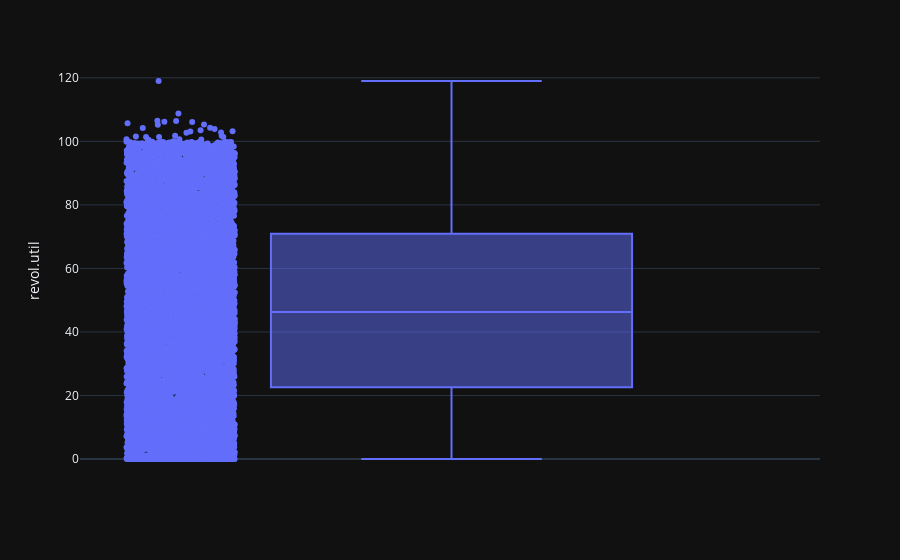

Source (notebook cell):
### Code cell
revolUtilFig = px.box(data2, y="revol.util", points="all")
revolUtilFig.show()

revilUtil = data2['revol.util']
revilUtil[revilUtil > 100] = 100
data2['revol.util'] = revilUtil

revolUtilFig2 = px.box(data2, y="revol.util", points="all")
revolUtilFig2.show()

### Figure 1 — Plotly figure (JSON) as saved in the notebook; plotly's stock layout.template omitted (floating-point values rounded to 4 significant figures; data arrays with more than 128 entries replaced by an {"elided": "..."} marker saying what was removed)
{"data": [{"alignmentgroup": "True", "boxpoints": "all", "hovertemplate": "revol.util=%{y}<extra></extra>", "legendgroup": "", "marker": {"color": "#636efa"}, "name": "", "notched": false, "offsetgroup": "", "orientation": "v", "showlegend": false, "x0": " ", "xaxis": "x", "y": {"elided": "9578 float values"}, "y0": " ", "yaxis": "y", "type": "box"}], "layout": {"xaxis": {"anchor": "y", "domain": [0.0, 1.0]}, "yaxis": {"anchor": "x", "domain": [0.0, 1.0], "title": {"text": "revol.util"}}, "legend": {"tracegroupgap": 0}, "margin": {"t": 60}, "boxmode": "group"}}
